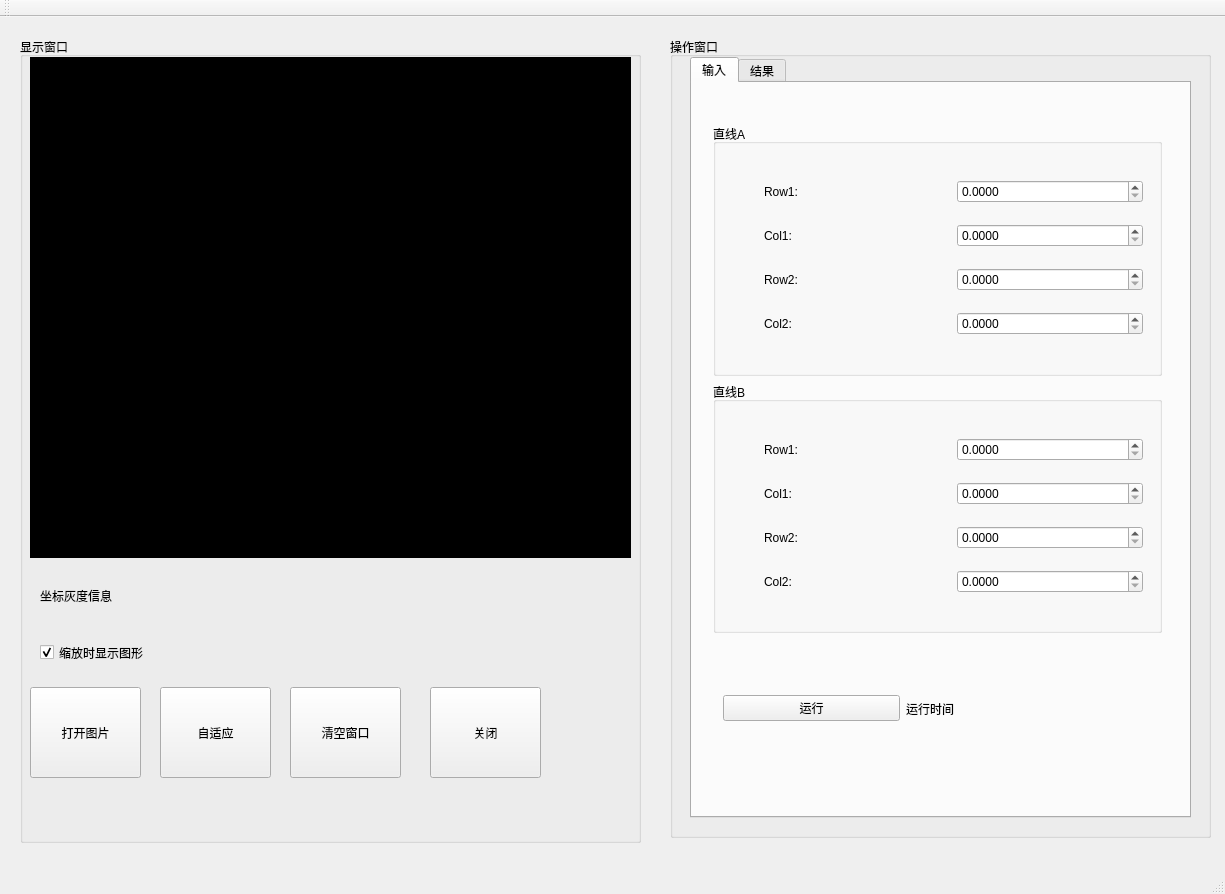
<?xml version="1.0" encoding="UTF-8"?>
<ui version="4.0">
 <class>IntersectionLineLineWindowClass</class>
 <widget class="QMainWindow" name="IntersectionLineLineWindowClass">
  <property name="geometry">
   <rect>
    <x>0</x>
    <y>0</y>
    <width>1225</width>
    <height>894</height>
   </rect>
  </property>
  <property name="windowTitle">
   <string>IntersectionLineLineWindow</string>
  </property>
  <widget class="QWidget" name="centralWidget">
   <widget class="QGroupBox" name="groupBox">
    <property name="geometry">
     <rect>
      <x>20</x>
      <y>20</y>
      <width>621</width>
      <height>806</height>
     </rect>
    </property>
    <property name="title">
     <string>显示窗口</string>
    </property>
    <widget class="CMyLabel" name="lbl_Window">
     <property name="geometry">
      <rect>
       <x>10</x>
       <y>20</y>
       <width>601</width>
       <height>501</height>
      </rect>
     </property>
     <property name="styleSheet">
      <string notr="true">background-color: rgb(0, 0, 0);</string>
     </property>
     <property name="text">
      <string/>
     </property>
    </widget>
    <widget class="QPushButton" name="pBtn_ReadImage">
     <property name="geometry">
      <rect>
       <x>10</x>
       <y>650</y>
       <width>111</width>
       <height>91</height>
      </rect>
     </property>
     <property name="text">
      <string>打开图片</string>
     </property>
    </widget>
    <widget class="QPushButton" name="pBtn_FitImage">
     <property name="geometry">
      <rect>
       <x>140</x>
       <y>650</y>
       <width>111</width>
       <height>91</height>
      </rect>
     </property>
     <property name="text">
      <string>自适应</string>
     </property>
    </widget>
    <widget class="QLabel" name="lbl_Status">
     <property name="geometry">
      <rect>
       <x>20</x>
       <y>550</y>
       <width>591</width>
       <height>18</height>
      </rect>
     </property>
     <property name="text">
      <string>坐标灰度信息</string>
     </property>
    </widget>
    <widget class="QPushButton" name="btn_ClearWindow">
     <property name="geometry">
      <rect>
       <x>270</x>
       <y>650</y>
       <width>111</width>
       <height>91</height>
      </rect>
     </property>
     <property name="text">
      <string>清空窗口</string>
     </property>
    </widget>
    <widget class="QCheckBox" name="ckb_ShowObj">
     <property name="geometry">
      <rect>
       <x>20</x>
       <y>600</y>
       <width>131</width>
       <height>31</height>
      </rect>
     </property>
     <property name="text">
      <string>缩放时显示图形</string>
     </property>
     <property name="checked">
      <bool>true</bool>
     </property>
    </widget>
    <widget class="QPushButton" name="btn_Hide">
     <property name="geometry">
      <rect>
       <x>410</x>
       <y>650</y>
       <width>111</width>
       <height>91</height>
      </rect>
     </property>
     <property name="text">
      <string>关闭</string>
     </property>
    </widget>
   </widget>
   <widget class="QGroupBox" name="groupBox_2">
    <property name="geometry">
     <rect>
      <x>670</x>
      <y>20</y>
      <width>541</width>
      <height>801</height>
     </rect>
    </property>
    <property name="title">
     <string>操作窗口</string>
    </property>
    <widget class="QTabWidget" name="tabWidget_4">
     <property name="geometry">
      <rect>
       <x>20</x>
       <y>20</y>
       <width>501</width>
       <height>761</height>
      </rect>
     </property>
     <property name="currentIndex">
      <number>0</number>
     </property>
     <widget class="QWidget" name="tab_14">
      <attribute name="title">
       <string>输入</string>
      </attribute>
      <widget class="QWidget" name="layoutWidget">
       <property name="geometry">
        <rect>
         <x>10</x>
         <y>30</y>
         <width>471</width>
         <height>531</height>
        </rect>
       </property>
       <layout class="QVBoxLayout" name="verticalLayout">
        <item>
         <widget class="QGroupBox" name="groupBox_3">
          <property name="title">
           <string>直线A</string>
          </property>
          <widget class="QWidget" name="layoutWidget">
           <property name="geometry">
            <rect>
             <x>40</x>
             <y>30</y>
             <width>401</width>
             <height>211</height>
            </rect>
           </property>
           <layout class="QVBoxLayout" name="verticalLayout_2">
            <item>
             <layout class="QHBoxLayout" name="horizontalLayout">
              <item>
               <widget class="QLabel" name="label">
                <property name="text">
                 <string>Row1:</string>
                </property>
               </widget>
              </item>
              <item>
               <widget class="QDoubleSpinBox" name="dspb_Row1_LineA">
                <property name="decimals">
                 <number>4</number>
                </property>
                <property name="maximum">
                 <double>999999999.000000000000000</double>
                </property>
                <property name="singleStep">
                 <double>0.000100000000000</double>
                </property>
               </widget>
              </item>
             </layout>
            </item>
            <item>
             <layout class="QHBoxLayout" name="horizontalLayout_2">
              <item>
               <widget class="QLabel" name="label_2">
                <property name="text">
                 <string>Col1:</string>
                </property>
               </widget>
              </item>
              <item>
               <widget class="QDoubleSpinBox" name="dspb_Col1_LineA">
                <property name="decimals">
                 <number>4</number>
                </property>
                <property name="maximum">
                 <double>999999999.000000000000000</double>
                </property>
                <property name="singleStep">
                 <double>0.000100000000000</double>
                </property>
               </widget>
              </item>
             </layout>
            </item>
            <item>
             <layout class="QHBoxLayout" name="horizontalLayout_3">
              <item>
               <widget class="QLabel" name="label_3">
                <property name="text">
                 <string>Row2:</string>
                </property>
               </widget>
              </item>
              <item>
               <widget class="QDoubleSpinBox" name="dspb_Row2_LineA">
                <property name="decimals">
                 <number>4</number>
                </property>
                <property name="maximum">
                 <double>999999999.000000000000000</double>
                </property>
                <property name="singleStep">
                 <double>0.000100000000000</double>
                </property>
               </widget>
              </item>
             </layout>
            </item>
            <item>
             <layout class="QHBoxLayout" name="horizontalLayout_4">
              <item>
               <widget class="QLabel" name="label_4">
                <property name="text">
                 <string>Col2:</string>
                </property>
               </widget>
              </item>
              <item>
               <widget class="QDoubleSpinBox" name="dspb_Col2_LineA">
                <property name="decimals">
                 <number>4</number>
                </property>
                <property name="maximum">
                 <double>999999999.000000000000000</double>
                </property>
                <property name="singleStep">
                 <double>0.000100000000000</double>
                </property>
               </widget>
              </item>
             </layout>
            </item>
           </layout>
          </widget>
         </widget>
        </item>
        <item>
         <widget class="QGroupBox" name="groupBox_4">
          <property name="title">
           <string>直线B</string>
          </property>
          <widget class="QWidget" name="layoutWidget">
           <property name="geometry">
            <rect>
             <x>40</x>
             <y>30</y>
             <width>401</width>
             <height>211</height>
            </rect>
           </property>
           <layout class="QVBoxLayout" name="verticalLayout_3">
            <item>
             <layout class="QHBoxLayout" name="horizontalLayout_5">
              <item>
               <widget class="QLabel" name="label_5">
                <property name="text">
                 <string>Row1:</string>
                </property>
               </widget>
              </item>
              <item>
               <widget class="QDoubleSpinBox" name="dspb_Row1_LineB">
                <property name="decimals">
                 <number>4</number>
                </property>
                <property name="maximum">
                 <double>999999999.000000000000000</double>
                </property>
                <property name="singleStep">
                 <double>0.000100000000000</double>
                </property>
               </widget>
              </item>
             </layout>
            </item>
            <item>
             <layout class="QHBoxLayout" name="horizontalLayout_6">
              <item>
               <widget class="QLabel" name="label_6">
                <property name="text">
                 <string>Col1:</string>
                </property>
               </widget>
              </item>
              <item>
               <widget class="QDoubleSpinBox" name="dspb_Col1_LineB">
                <property name="decimals">
                 <number>4</number>
                </property>
                <property name="maximum">
                 <double>999999999.000000000000000</double>
                </property>
                <property name="singleStep">
                 <double>0.000100000000000</double>
                </property>
               </widget>
              </item>
             </layout>
            </item>
            <item>
             <layout class="QHBoxLayout" name="horizontalLayout_7">
              <item>
               <widget class="QLabel" name="label_7">
                <property name="text">
                 <string>Row2:</string>
                </property>
               </widget>
              </item>
              <item>
               <widget class="QDoubleSpinBox" name="dspb_Row2_LineB">
                <property name="decimals">
                 <number>4</number>
                </property>
                <property name="maximum">
                 <double>999999999.000000000000000</double>
                </property>
                <property name="singleStep">
                 <double>0.000100000000000</double>
                </property>
               </widget>
              </item>
             </layout>
            </item>
            <item>
             <layout class="QHBoxLayout" name="horizontalLayout_8">
              <item>
               <widget class="QLabel" name="label_8">
                <property name="text">
                 <string>Col2:</string>
                </property>
               </widget>
              </item>
              <item>
               <widget class="QDoubleSpinBox" name="dspb_Col2_LineB">
                <property name="decimals">
                 <number>4</number>
                </property>
                <property name="maximum">
                 <double>999999999.000000000000000</double>
                </property>
                <property name="singleStep">
                 <double>0.000100000000000</double>
                </property>
               </widget>
              </item>
             </layout>
            </item>
           </layout>
          </widget>
         </widget>
        </item>
       </layout>
      </widget>
      <widget class="QWidget" name="layoutWidget">
       <property name="geometry">
        <rect>
         <x>20</x>
         <y>590</y>
         <width>381</width>
         <height>71</height>
        </rect>
       </property>
       <layout class="QHBoxLayout" name="horizontalLayout_11">
        <item>
         <widget class="QPushButton" name="pb_Run">
          <property name="text">
           <string>运行</string>
          </property>
         </widget>
        </item>
        <item>
         <widget class="QLabel" name="lbl_IntersectLineLineCT">
          <property name="text">
           <string>运行时间</string>
          </property>
         </widget>
        </item>
       </layout>
      </widget>
     </widget>
     <widget class="QWidget" name="tab_15">
      <attribute name="title">
       <string>结果</string>
      </attribute>
      <widget class="QWidget" name="layoutWidget">
       <property name="geometry">
        <rect>
         <x>20</x>
         <y>20</y>
         <width>461</width>
         <height>151</height>
        </rect>
       </property>
       <layout class="QVBoxLayout" name="verticalLayout_4">
        <item>
         <layout class="QHBoxLayout" name="horizontalLayout_10">
          <item>
           <widget class="QLabel" name="label_9">
            <property name="text">
             <string>Row:</string>
            </property>
           </widget>
          </item>
          <item>
           <widget class="QLineEdit" name="lineEdit_Row_ResultLineLine"/>
          </item>
         </layout>
        </item>
        <item>
         <layout class="QHBoxLayout" name="horizontalLayout_9">
          <item>
           <widget class="QLabel" name="label_10">
            <property name="text">
             <string>Col:</string>
            </property>
           </widget>
          </item>
          <item>
           <widget class="QLineEdit" name="lineEdit_Col_ResultLineLine"/>
          </item>
         </layout>
        </item>
       </layout>
      </widget>
     </widget>
    </widget>
   </widget>
  </widget>
  <widget class="QMenuBar" name="menuBar">
   <property name="geometry">
    <rect>
     <x>0</x>
     <y>0</y>
     <width>1225</width>
     <height>23</height>
    </rect>
   </property>
  </widget>
  <widget class="QToolBar" name="mainToolBar">
   <attribute name="toolBarArea">
    <enum>TopToolBarArea</enum>
   </attribute>
   <attribute name="toolBarBreak">
    <bool>false</bool>
   </attribute>
  </widget>
  <widget class="QStatusBar" name="statusBar"/>
 </widget>
 <layoutdefault spacing="6" margin="11"/>
 <customwidgets>
  <customwidget>
   <class>CMyLabel</class>
   <extends>QLabel</extends>
   <header>cmylabel.h</header>
  </customwidget>
 </customwidgets>
 <resources/>
 <connections/>
</ui>
